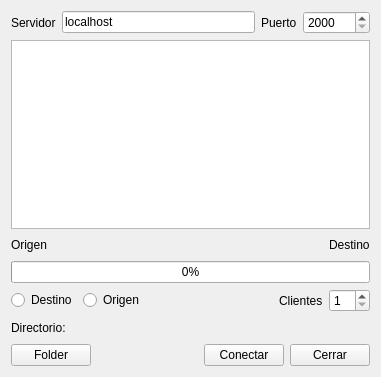
<?xml version="1.0" encoding="UTF-8"?>
<ui version="4.0">
 <class>Cliente</class>
 <widget class="QWidget" name="Cliente">
  <property name="geometry">
   <rect>
    <x>0</x>
    <y>0</y>
    <width>381</width>
    <height>377</height>
   </rect>
  </property>
  <property name="windowTitle">
   <string>Cliente</string>
  </property>
  <layout class="QGridLayout" name="gridLayout_2">
   <item row="0" column="0">
    <layout class="QHBoxLayout" name="horizontalLayout">
     <item>
      <widget class="QLabel" name="label">
       <property name="text">
        <string>Servidor</string>
       </property>
      </widget>
     </item>
     <item>
      <widget class="QLineEdit" name="name_server">
       <property name="text">
        <string>localhost</string>
       </property>
      </widget>
     </item>
     <item>
      <widget class="QLabel" name="label_2">
       <property name="text">
        <string>Puerto</string>
       </property>
      </widget>
     </item>
     <item>
      <widget class="QSpinBox" name="puerto">
       <property name="minimum">
        <number>2000</number>
       </property>
       <property name="maximum">
        <number>655555</number>
       </property>
      </widget>
     </item>
    </layout>
   </item>
   <item row="1" column="0">
    <widget class="QListWidget" name="listWidget"/>
   </item>
   <item row="2" column="0">
    <layout class="QGridLayout" name="gridLayout">
     <item row="0" column="0">
      <widget class="QLabel" name="Origen">
       <property name="text">
        <string>Origen</string>
       </property>
      </widget>
     </item>
     <item row="0" column="1">
      <spacer name="horizontalSpacer_4">
       <property name="orientation">
        <enum>Qt::Horizontal</enum>
       </property>
       <property name="sizeHint" stdset="0">
        <size>
         <width>40</width>
         <height>20</height>
        </size>
       </property>
      </spacer>
     </item>
     <item row="0" column="2">
      <widget class="QLabel" name="Destino">
       <property name="text">
        <string>Destino</string>
       </property>
      </widget>
     </item>
    </layout>
   </item>
   <item row="3" column="0">
    <widget class="QProgressBar" name="progressBar">
     <property name="value">
      <number>0</number>
     </property>
    </widget>
   </item>
   <item row="4" column="0">
    <layout class="QHBoxLayout" name="horizontalLayout_2">
     <item>
      <widget class="QRadioButton" name="radio_destino">
       <property name="text">
        <string>Destino</string>
       </property>
       <property name="checkable">
        <bool>true</bool>
       </property>
       <property name="checked">
        <bool>false</bool>
       </property>
      </widget>
     </item>
     <item>
      <widget class="QRadioButton" name="radio_origen">
       <property name="text">
        <string>Origen</string>
       </property>
       <property name="autoRepeat">
        <bool>false</bool>
       </property>
      </widget>
     </item>
     <item>
      <spacer name="horizontalSpacer_2">
       <property name="orientation">
        <enum>Qt::Horizontal</enum>
       </property>
       <property name="sizeHint" stdset="0">
        <size>
         <width>138</width>
         <height>20</height>
        </size>
       </property>
      </spacer>
     </item>
     <item>
      <widget class="QLabel" name="label_4">
       <property name="text">
        <string>Clientes</string>
       </property>
      </widget>
     </item>
     <item>
      <widget class="QSpinBox" name="maxclient">
       <property name="minimum">
        <number>1</number>
       </property>
      </widget>
     </item>
    </layout>
   </item>
   <item row="5" column="0">
    <layout class="QHBoxLayout" name="horizontalLayout_4">
     <item>
      <widget class="QLabel" name="label_3">
       <property name="text">
        <string>Directorio:</string>
       </property>
      </widget>
     </item>
     <item>
      <widget class="QLabel" name="Direrctorio">
       <property name="text">
        <string/>
       </property>
      </widget>
     </item>
     <item>
      <spacer name="horizontalSpacer_3">
       <property name="orientation">
        <enum>Qt::Horizontal</enum>
       </property>
       <property name="sizeHint" stdset="0">
        <size>
         <width>40</width>
         <height>20</height>
        </size>
       </property>
      </spacer>
     </item>
    </layout>
   </item>
   <item row="6" column="0">
    <layout class="QHBoxLayout" name="horizontalLayout_3">
     <item>
      <widget class="QPushButton" name="pushFolder">
       <property name="text">
        <string>Folder</string>
       </property>
      </widget>
     </item>
     <item>
      <spacer name="horizontalSpacer">
       <property name="orientation">
        <enum>Qt::Horizontal</enum>
       </property>
       <property name="sizeHint" stdset="0">
        <size>
         <width>204</width>
         <height>17</height>
        </size>
       </property>
      </spacer>
     </item>
     <item>
      <widget class="QPushButton" name="conectar">
       <property name="text">
        <string>Conectar</string>
       </property>
      </widget>
     </item>
     <item>
      <widget class="QPushButton" name="cerrar">
       <property name="text">
        <string>Cerrar</string>
       </property>
      </widget>
     </item>
    </layout>
   </item>
  </layout>
 </widget>
 <layoutdefault spacing="6" margin="11"/>
 <resources/>
 <connections/>
</ui>
